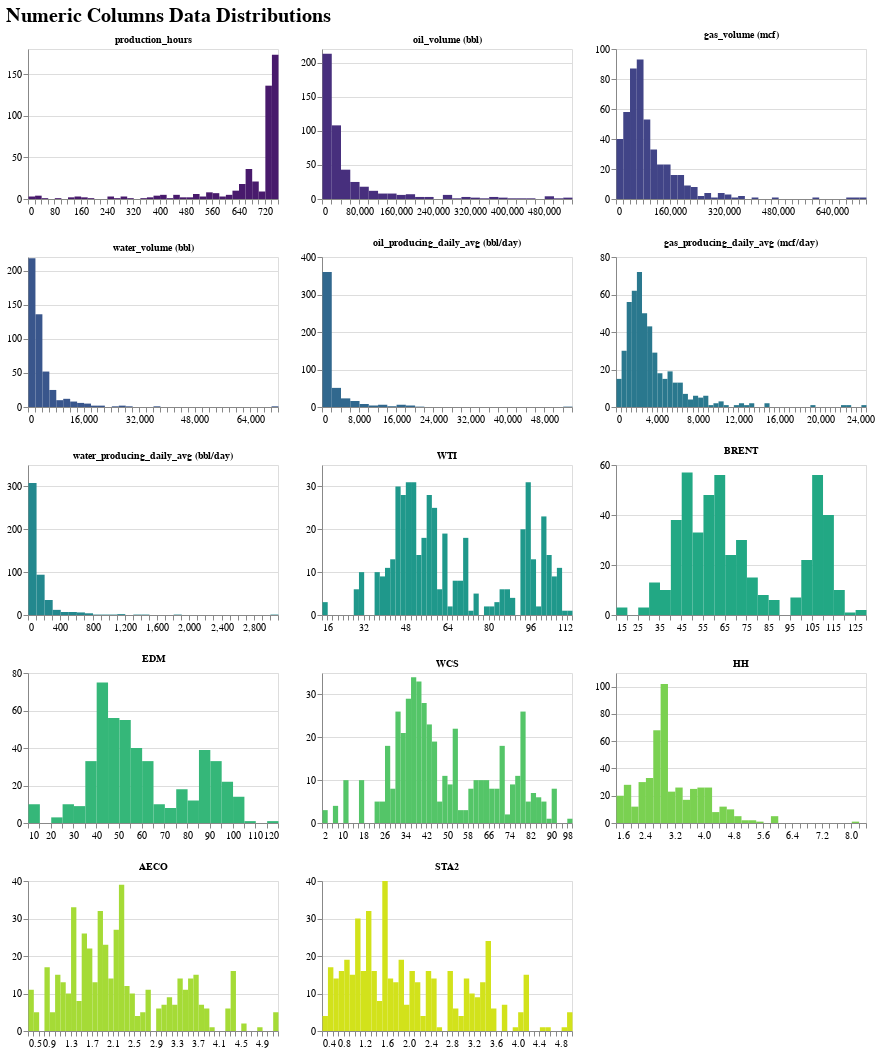

Notebook source saved alongside this figure:
### Markdown cell above
#### Distributions of Numeric Columns
- These are used to visualize how numeric columns are distributed, and to observe any patterns or outliers in the dataset.

### Code cell
# Function to plot a set of histograms for a subset of columns
def plot_numeric_histograms(input_df, subset, chart_title, col_count):
    # Melt the numeric columns into one column
    df_melt = input_df[subset].melt(var_name='feature', value_name='value')

    # Create a base Altair histogram chart
    base_chart = alt.Chart(df_melt).mark_bar(opacity=1, binSpacing=0).encode(
        alt.X('value:Q').axis(title=None).bin(maxbins=50),
        alt.Y('count():Q').axis(title=None).stack(None),
        color = alt.Color('feature:N').scale(scheme='viridis').sort(df.columns).legend(None)
    ).properties(
        width=750 / col_count,
        height=150
    )

    # Display a histogram for each numeric_columns
    chart = alt.ConcatChart(
        title=alt.Title(f'{chart_title}', fontSize=20),
        concat=[base_chart.transform_filter(alt.datum.feature == value).properties(title=value) for value in subset],
        columns=col_count,
    ).configure_title(
        fontSize=10
    ).resolve_axis(
        x='independent',
        y='independent'
    ).resolve_scale(
        x='independent', 
        y='independent'
    )

    return chart

numeric_columns = [col for col in df.columns.to_list() if col not in ['well_name','date']]

plot_numeric_histograms(df, numeric_columns, 'Numeric Columns Data Distributions', 3)

### Figure 1 — Vega-Lite specification as saved in the notebook (floating-point values rounded to 4 significant figures; data arrays with more than 128 entries replaced by an {"elided": "..."} marker saying what was removed)
{"config": {"view": {"continuousWidth": 300, "continuousHeight": 300}, "title": {"fontSize": 10}}, "concat": [{"mark": {"type": "bar", "binSpacing": 0, "opacity": 1}, "encoding": {"color": {"field": "feature", "legend": null, "scale": {"scheme": "viridis"}, "sort": ["well_name", "date", "production_hours", "oil_volume (bbl)", "gas_volume (mcf)", "water_volume (bbl)", "oil_producing_daily_avg (bbl/day)", "gas_producing_daily_avg (mcf/day)", "water_producing_daily_avg (bbl/day)", "WTI", "BRENT", "EDM", "WCS", "HH", "AECO", "STA2"], "type": "nominal"}, "x": {"axis": {"title": null}, "bin": {"maxbins": 50}, "field": "value", "type": "quantitative"}, "y": {"aggregate": "count", "axis": {"title": null}, "stack": null, "type": "quantitative"}}, "height": 150, "title": "production_hours", "transform": [{"filter": "(datum.feature === 'production_hours')"}], "width": 250.0}, {"mark": {"type": "bar", "binSpacing": 0, "opacity": 1}, "encoding": {"color": {"field": "feature", "legend": null, "scale": {"scheme": "viridis"}, "sort": ["well_name", "date", "production_hours", "oil_volume (bbl)", "gas_volume (mcf)", "water_volume (bbl)", "oil_producing_daily_avg (bbl/day)", "gas_producing_daily_avg (mcf/day)", "water_producing_daily_avg (bbl/day)", "WTI", "BRENT", "EDM", "WCS", "HH", "AECO", "STA2"], "type": "nominal"}, "x": {"axis": {"title": null}, "bin": {"maxbins": 50}, "field": "value", "type": "quantitative"}, "y": {"aggregate": "count", "axis": {"title": null}, "stack": null, "type": "quantitative"}}, "height": 150, "title": "oil_volume (bbl)", "transform": [{"filter": "(datum.feature === 'oil_volume (bbl)')"}], "width": 250.0}, {"mark": {"type": "bar", "binSpacing": 0, "opacity": 1}, "encoding": {"color": {"field": "feature", "legend": null, "scale": {"scheme": "viridis"}, "sort": ["well_name", "date", "production_hours", "oil_volume (bbl)", "gas_volume (mcf)", "water_volume (bbl)", "oil_producing_daily_avg (bbl/day)", "gas_producing_daily_avg (mcf/day)", "water_producing_daily_avg (bbl/day)", "WTI", "BRENT", "EDM", "WCS", "HH", "AECO", "STA2"], "type": "nominal"}, "x": {"axis": {"title": null}, "bin": {"maxbins": 50}, "field": "value", "type": "quantitative"}, "y": {"aggregate": "count", "axis": {"title": null}, "stack": null, "type": "quantitative"}}, "height": 150, "title": "gas_volume (mcf)", "transform": [{"filter": "(datum.feature === 'gas_volume (mcf)')"}], "width": 250.0}, {"mark": {"type": "bar", "binSpacing": 0, "opacity": 1}, "encoding": {"color": {"field": "feature", "legend": null, "scale": {"scheme": "viridis"}, "sort": ["well_name", "date", "production_hours", "oil_volume (bbl)", "gas_volume (mcf)", "water_volume (bbl)", "oil_producing_daily_avg (bbl/day)", "gas_producing_daily_avg (mcf/day)", "water_producing_daily_avg (bbl/day)", "WTI", "BRENT", "EDM", "WCS", "HH", "AECO", "STA2"], "type": "nominal"}, "x": {"axis": {"title": null}, "bin": {"maxbins": 50}, "field": "value", "type": "quantitative"}, "y": {"aggregate": "count", "axis": {"title": null}, "stack": null, "type": "quantitative"}}, "height": 150, "title": "water_volume (bbl)", "transform": [{"filter": "(datum.feature === 'water_volume (bbl)')"}], "width": 250.0}, {"mark": {"type": "bar", "binSpacing": 0, "opacity": 1}, "encoding": {"color": {"field": "feature", "legend": null, "scale": {"scheme": "viridis"}, "sort": ["well_name", "date", "production_hours", "oil_volume (bbl)", "gas_volume (mcf)", "water_volume (bbl)", "oil_producing_daily_avg (bbl/day)", "gas_producing_daily_avg (mcf/day)", "water_producing_daily_avg (bbl/day)", "WTI", "BRENT", "EDM", "WCS", "HH", "AECO", "STA2"], "type": "nominal"}, "x": {"axis": {"title": null}, "bin": {"maxbins": 50}, "field": "value", "type": "quantitative"}, "y": {"aggregate": "count", "axis": {"title": null}, "stack": null, "type": "quantitative"}}, "height": 150, "title": "oil_producing_daily_avg (bbl/day)", "transform": [{"filter": "(datum.feature === 'oil_producing_daily_avg (bbl/day)')"}], "width": 250.0}, {"mark": {"type": "bar", "binSpacing": 0, "opacity": 1}, "encoding": {"color": {"field": "feature", "legend": null, "scale": {"scheme": "viridis"}, "sort": ["well_name", "date", "production_hours", "oil_volume (bbl)", "gas_volume (mcf)", "water_volume (bbl)", "oil_producing_daily_avg (bbl/day)", "gas_producing_daily_avg (mcf/day)", "water_producing_daily_avg (bbl/day)", "WTI", "BRENT", "EDM", "WCS", "HH", "AECO", "STA2"], "type": "nominal"}, "x": {"axis": {"title": null}, "bin": {"maxbins": 50}, "field": "value", "type": "quantitative"}, "y": {"aggregate": "count", "axis": {"title": null}, "stack": null, "type": "quantitative"}}, "height": 150, "title": "gas_producing_daily_avg (mcf/day)", "transform": [{"filter": "(datum.feature === 'gas_producing_daily_avg (mcf/day)')"}], "width": 250.0}, {"mark": {"type": "bar", "binSpacing": 0, "opacity": 1}, "encoding": {"color": {"field": "feature", "legend": null, "scale": {"scheme": "viridis"}, "sort": ["well_name", "date", "production_hours", "oil_volume (bbl)", "gas_volume (mcf)", "water_volume (bbl)", "oil_producing_daily_avg (bbl/day)", "gas_producing_daily_avg (mcf/day)", "water_producing_daily_avg (bbl/day)", "WTI", "BRENT", "EDM", "WCS", "HH", "AECO", "STA2"], "type": "nominal"}, "x": {"axis": {"title": null}, "bin": {"maxbins": 50}, "field": "value", "type": "quantitative"}, "y": {"aggregate": "count", "axis": {"title": null}, "stack": null, "type": "quantitative"}}, "height": 150, "title": "water_producing_daily_avg (bbl/day)", "transform": [{"filter": "(datum.feature === 'water_producing_daily_avg (bbl/day)')"}], "width": 250.0}, {"mark": {"type": "bar", "binSpacing": 0, "opacity": 1}, "encoding": {"color": {"field": "feature", "legend": null, "scale": {"scheme": "viridis"}, "sort": ["well_name", "date", "production_hours", "oil_volume (bbl)", "gas_volume (mcf)", "water_volume (bbl)", "oil_producing_daily_avg (bbl/day)", "gas_producing_daily_avg (mcf/day)", "water_producing_daily_avg (bbl/day)", "WTI", "BRENT", "EDM", "WCS", "HH", "AECO", "STA2"], "type": "nominal"}, "x": {"axis": {"title": null}, "bin": {"maxbins": 50}, "field": "value", "type": "quantitative"}, "y": {"aggregate": "count", "axis": {"title": null}, "stack": null, "type": "quantitative"}}, "height": 150, "title": "WTI", "transform": [{"filter": "(datum.feature === 'WTI')"}], "width": 250.0}, {"mark": {"type": "bar", "binSpacing": 0, "opacity": 1}, "encoding": {"color": {"field": "feature", "legend": null, "scale": {"scheme": "viridis"}, "sort": ["well_name", "date", "production_hours", "oil_volume (bbl)", "gas_volume (mcf)", "water_volume (bbl)", "oil_producing_daily_avg (bbl/day)", "gas_producing_daily_avg (mcf/day)", "water_producing_daily_avg (bbl/day)", "WTI", "BRENT", "EDM", "WCS", "HH", "AECO", "STA2"], "type": "nominal"}, "x": {"axis": {"title": null}, "bin": {"maxbins": 50}, "field": "value", "type": "quantitative"}, "y": {"aggregate": "count", "axis": {"title": null}, "stack": null, "type": "quantitative"}}, "height": 150, "title": "BRENT", "transform": [{"filter": "(datum.feature === 'BRENT')"}], "width": 250.0}, {"mark": {"type": "bar", "binSpacing": 0, "opacity": 1}, "encoding": {"color": {"field": "feature", "legend": null, "scale": {"scheme": "viridis"}, "sort": ["well_name", "date", "production_hours", "oil_volume (bbl)", "gas_volume (mcf)", "water_volume (bbl)", "oil_producing_daily_avg (bbl/day)", "gas_producing_daily_avg (mcf/day)", "water_producing_daily_avg (bbl/day)", "WTI", "BRENT", "EDM", "WCS", "HH", "AECO", "STA2"], "type": "nominal"}, "x": {"axis": {"title": null}, "bin": {"maxbins": 50}, "field": "value", "type": "quantitative"}, "y": {"aggregate": "count", "axis": {"title": null}, "stack": null, "type": "quantitative"}}, "height": 150, "title": "EDM", "transform": [{"filter": "(datum.feature === 'EDM')"}], "width": 250.0}, {"mark": {"type": "bar", "binSpacing": 0, "opacity": 1}, "encoding": {"color": {"field": "feature", "legend": null, "scale": {"scheme": "viridis"}, "sort": ["well_name", "date", "production_hours", "oil_volume (bbl)", "gas_volume (mcf)", "water_volume (bbl)", "oil_producing_daily_avg (bbl/day)", "gas_producing_daily_avg (mcf/day)", "water_producing_daily_avg (bbl/day)", "WTI", "BRENT", "EDM", "WCS", "HH", "AECO", "STA2"], "type": "nominal"}, "x": {"axis": {"title": null}, "bin": {"maxbins": 50}, "field": "value", "type": "quantitative"}, "y": {"aggregate": "count", "axis": {"title": null}, "stack": null, "type": "quantitative"}}, "height": 150, "title": "WCS", "transform": [{"filter": "(datum.feature === 'WCS')"}], "width": 250.0}, {"mark": {"type": "bar", "binSpacing": 0, "opacity": 1}, "encoding": {"color": {"field": "feature", "legend": null, "scale": {"scheme": "viridis"}, "sort": ["well_name", "date", "production_hours", "oil_volume (bbl)", "gas_volume (mcf)", "water_volume (bbl)", "oil_producing_daily_avg (bbl/day)", "gas_producing_daily_avg (mcf/day)", "water_producing_daily_avg (bbl/day)", "WTI", "BRENT", "EDM", "WCS", "HH", "AECO", "STA2"], "type": "nominal"}, "x": {"axis": {"title": null}, "bin": {"maxbins": 50}, "field": "value", "type": "quantitative"}, "y": {"aggregate": "count", "axis": {"title": null}, "stack": null, "type": "quantitative"}}, "height": 150, "title": "HH", "transform": [{"filter": "(datum.feature === 'HH')"}], "width": 250.0}, {"mark": {"type": "bar", "binSpacing": 0, "opacity": 1}, "encoding": {"color": {"field": "feature", "legend": null, "scale": {"scheme": "viridis"}, "sort": ["well_name", "date", "production_hours", "oil_volume (bbl)", "gas_volume (mcf)", "water_volume (bbl)", "oil_producing_daily_avg (bbl/day)", "gas_producing_daily_avg (mcf/day)", "water_producing_daily_avg (bbl/day)", "WTI", "BRENT", "EDM", "WCS", "HH", "AECO", "STA2"], "type": "nominal"}, "x": {"axis": {"title": null}, "bin": {"maxbins": 50}, "field": "value", "type": "quantitative"}, "y": {"aggregate": "count", "axis": {"title": null}, "stack": null, "type": "quantitative"}}, "height": 150, "title": "AECO", "transform": [{"filter": "(datum.feature === 'AECO')"}], "width": 250.0}, {"mark": {"type": "bar", "binSpacing": 0, "opacity": 1}, "encoding": {"color": {"field": "feature", "legend": null, "scale": {"scheme": "viridis"}, "sort": ["well_name", "date", "production_hours", "oil_volume (bbl)", "gas_volume (mcf)", "water_volume (bbl)", "oil_producing_daily_avg (bbl/day)", "gas_producing_daily_avg (mcf/day)", "water_producing_daily_avg (bbl/day)", "WTI", "BRENT", "EDM", "WCS", "HH", "AECO", "STA2"], "type": "nominal"}, "x": {"axis": {"title": null}, "bin": {"maxbins": 50}, "field": "value", "type": "quantitative"}, "y": {"aggregate": "count", "axis": {"title": null}, "stack": null, "type": "quantitative"}}, "height": 150, "title": "STA2", "transform": [{"filter": "(datum.feature === 'STA2')"}], "width": 250.0}], "columns": 3, "data": {"name": "data-0e8896b4d4bd179edb386f5856e760fb"}, "resolve": {"axis": {"x": "independent", "y": "independent"}, "scale": {"x": "independent", "y": "independent"}}, "title": {"text": "Numeric Columns Data Distributions", "fontSize": 20}, "$schema": "https://vega.github.io/schema/vega-lite/v5.20.1.json", "datasets": {"data-0e8896b4d4bd179edb386f5856e760fb": {"elided": "6748 records"}}}
